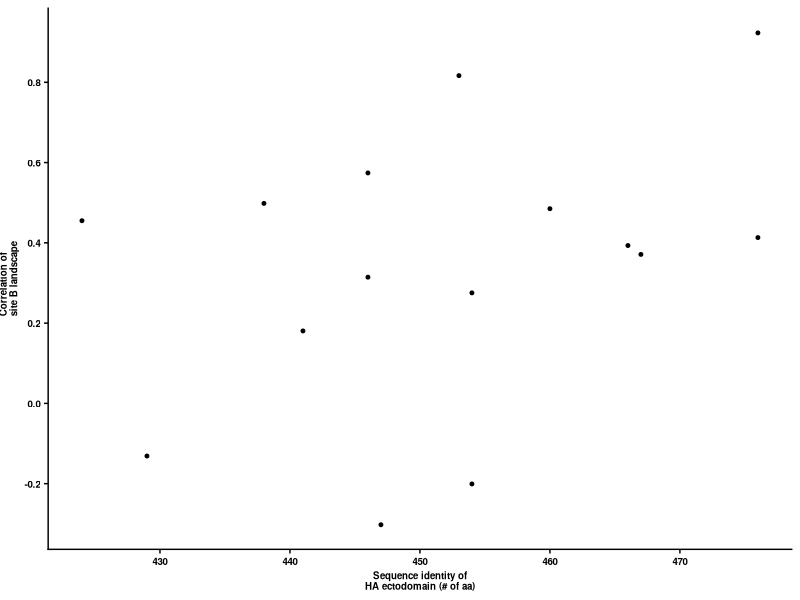
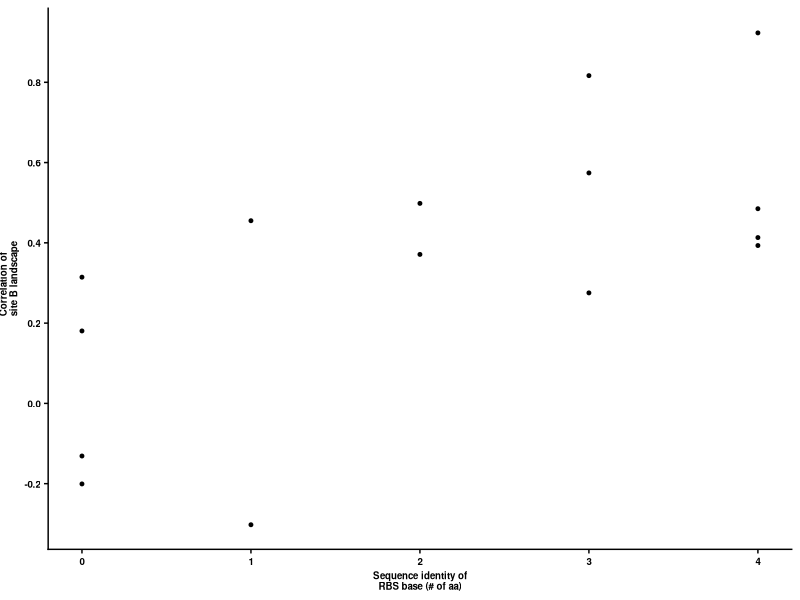

These figures' R source, in order:
#R code
library(ggplot2)
library(scales)
library(RColorBrewer)
library(readr)
library(tidyr)
library(reshape)
library(stringr)
library(dplyr)
library(ggrepel)
library(gridExtra)
require(cowplot)

plot_dist_vs_cor <- function(data_table, y_label, graphname){
  textsize <- 7
  print (paste("Rank Cor:", cor(data_table$landscape_cor, data_table$identity, use="complete.obs", method='spearman'),sep=' '))
  print (cor.test(data_table$landscape_cor, data_table$identity, use="complete.obs", method='spearman'))
  p <- ggplot(data_table,aes(x=identity,y=landscape_cor)) +
         geom_point(size=1, color='black') +
         theme_cowplot(12) +
         theme(plot.title=element_text(size=textsize,face="bold",hjust=0.5),
               axis.title.x=element_text(size=textsize,face="bold",hjust=0.5),
               axis.title.y=element_text(size=textsize,face="bold",vjust=0.5),
               axis.text=element_text(size=textsize,face="bold"),
               legend.title=element_blank(),
               legend.text=element_text(size=textsize,face="bold"),
               legend.position='none') +
         scale_y_continuous(breaks=c(-0.4,-0.2, 0, 0.2, 0.4, 0.6, 0.8),
                            labels=c('-0.4','-0.2', '0.0', '0.2', '0.4', '0.6', '0.8')) +
         ylab(bquote(bold("Correlation of\nsite B landscape"))) +
         xlab(y_label)
  ggsave(graphname,p,height=2,width=2)
  }

data_table <- read_tsv('result/EpiB_seq_dist.tsv')
HA_data_table  <- mutate(data_table, identity=HA_identity)
RBS_data_table <- mutate(data_table, identity=RBS_identity)
plot_dist_vs_cor(HA_data_table,  "Sequence identity of\nHA ectodomain (# of aa)", 'graph/Identity_vs_cor_HA.png')
plot_dist_vs_cor(RBS_data_table, "Sequence identity of\nRBS base (# of aa)", 'graph/Identity_vs_cor_RBS.png')
